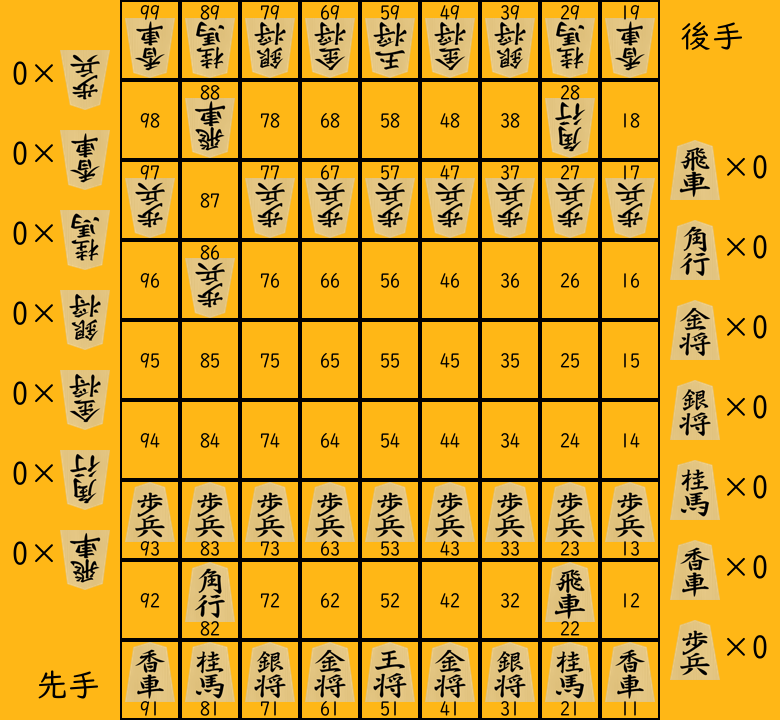

Here is the Python script that generated this plot:
import asyncio
import random

import discord
from PIL import Image, ImageDraw, ImageFont


def create_pic_syogi(match, index):
    ban = Image.open("./syogi/ban.png")

    j = 0
    for line in match[0:9]:
        i = 0
        for cell in line:
            if cell == 0:
                pass
            else:
                koma = abs(cell)
                koma = Image.open(f"./syogi/{koma}.png")
                if cell > 0: #先手なら
                    ban.paste(koma, (i+125, j+2), koma.split()[3])
                else: #後手なら
                    koma = koma.rotate(180)
                    ban.paste(koma, (i+125, j+18), koma.split()[3])
            i += 60
        j += 80

    moji = ImageDraw.Draw(ban)
    font = ImageFont.truetype("./UDDigiKyokashoN-R.ttc", size=32)
    #先手の持ち駒を描画
    for i in range(7):
        koma = Image.open(f"./syogi/{7-i}.png")
        ban.paste(koma, (670, i*80+130), koma.split()[3])
        moji.text((720, i*80+150), text=f"×{len(match[9][6-i])}", font=font, fill=0x000000)

    #後手の持ち駒を描画
    for i in range(7):
        temp = Image.new("RGB", (60, 32), color=0x16b7ff)
        moji = ImageDraw.Draw(temp)
        koma = Image.open(f"./syogi/{i+1}.png")
        koma = koma.rotate(180)
        ban.paste(koma, (60, i*80+40), koma.split()[3])
        moji.text((0, 0), text=f"×{len(match[10][i])}", font=font, fill=0x000000)
        ban.paste(temp.rotate(180), (0, i*80+58))

    font = ImageFont.truetype("./UDDigiKyokashoN-R.ttc", size=20)
    if index == 0: #手番が先手なら
        moji = ImageDraw.Draw(ban)
        y = 1
        for line in match[0:9]:
            x = 1
            for cell in line:
                if cell == 0:
                    moji.text(((x-1)*60+140, (y-1)*80+30), text=f"{x}{y}", font=font, fill=0x000000)
                elif cell > 0:
                    moji.text(((x-1)*60+140, (y-1)*80+58), text=f"{x}{y}", font=font, fill=0x000000)
                elif cell < 0:
                    moji.text(((x-1)*60+140, (y-1)*80+2), text=f"{x}{y}", font=font, fill=0x000000)
                x += 1
            y += 1

        font = ImageFont.truetype("./UDDigiKyokashoN-R.ttc", size=32)
        moji.text((680, 20), text="先手", font=font, fill=0x000000)
        moji.text((36, 668), text="後手", font=font, fill=0x000000)

    else: #後手なら
        ban = ban.rotate(180)
        moji = ImageDraw.Draw(ban)
        y = 1
        for line in match[0:9]:
            x = 1
            for cell in line:
                if cell == 0:
                    moji.text((680-(x*60), 750-(y*80)), text=f"{x}{y}", font=font, fill=0x000000)
                elif cell > 0:
                    moji.text((680-(x*60), 722-(y*80)), text=f"{x}{y}", font=font, fill=0x000000)
                elif cell < 0:
                    moji.text((680-(x*60), 778-(y*80)), text=f"{x}{y}", font=font, fill=0x000000)
                x += 1
            y += 1

        font = ImageFont.truetype("./UDDigiKyokashoN-R.ttc", size=32)
        moji.text((680, 20), text="後手", font=font, fill=0x000000)
        moji.text((36, 668), text="先手", font=font, fill=0x000000)

    ban.save("syogi.png")


async def match_syogi(client3, message, about_syogi):
    match = [
        [-2, -3, -4, -5, -16, -5, -4, -3, -2],
        [0, -7, 0, 0, 0, 0, 0, -6, 0],
        [-1, -1, -1, -1, -1, -1, -1, -1, -1],
        [0, 0, 0, 0, 0, 0, 0, 0, 0],
        [0, 0, 0, 0, 0, 0, 0, 0, 0],
        [0, 0, 0, 0, 0, 0, 0, 0, 0],
        [1, 1, 1, 1, 1, 1, 1, 1, 1],
        [0, 6, 0, 0, 0, 0, 0, 7, 0],
        [2, 3, 4, 5, 15, 5, 4, 3, 2],
        [[], [], [], [], [], [], []], #先手の持ち駒
        [[], [], [], [], [], [], []] #後手の持ち駒
    ]

    index = random.choice([1, 2])
    sente = about_syogi[index]
    if index == 1:
        index = 2
    else:
        index = 1
    gote = about_syogi[index]
    await message.channel.send(f"先手は{sente.name}さん\n後手は{gote.name}さんです")

    player_list = []
    player_list.append(sente)
    player_list.append(gote)

    def msg_check(m):
        return m.channel == message.channel and not m.author.bot

    timeout = False
    n = 0
    while True:
        index = n%2
        teban_member = player_list[index]
        create_pic_syogi(match, index)
        f = discord.File("./syogi.png")
        await message.channel.send(content=f"{teban_member.name}さんの番です", file=f)

        while True:
            try:
                reply = await client3.wait_for("message", check=msg_check, timeout=60)
            except asyncio.TimeoutError:
                await message.channel.send("60秒経過")
                try:
                    reply = await client3.wait_for("message", check=msg_check, timeout=50)
                except asyncio.TimeoutError:
                    await message.channel.send("残り10秒")
                    try:
                        reply = await client3.wait_for("message", check=msg_check, timeout=10)
                    except asyncio.TimeoutError:
                        index = (n+1)%2
                        await message.channel.send(f"タイムアウト！{player_list[index]}の勝ち！")
                        timeout = True
                        break
            no = False
            if reply.author.id != teban_member.id:
                no = True
                pass

            if not no:
                if reply.content == "投了":
                    msg = await message.channel.send("投了しますか？")
                    await msg.add_reaction("👍")
                    await msg.add_reaction("👎")
                    def check2(reaction, user):
                        return user.id == teban_member.id and (str(reaction.emoji) == "👍" or str(reaction.emoji) == "👎")
                    try:
                        reaction, user = await client3.wait_for("reaction_add", check=check2, timeout=30)
                    except asyncio.TimeoutError:
                        index = (n+1)%2
                        await message.channel.send(f"タイムアウト！{player_list[index]}の勝ち！")
                        timeout = True
                        break
                    else:
                        if str(reaction.emoji) == "👍": #投了するなら
                            index = (n+1)%2
                            await message.channel.send(f"{player_list[index]}の勝ち！")
                            timeout = True #タイムアウトではない
                            no = True #条件を満たしていないわけではない
                            break
                        else:
                            await message.channel.send("次の一手を指してください")
                            no = True

            if not no:
                #x_beforeを判定
                #intキャストできれば良い
                try:
                    x_before = int(reply.content[0:1]) - 1
                except ValueError:
                    await message.channel.send("画像内にある数字か0駒xy(最初の0は駒打ちを意味する)(駒は[歩,香,桂,銀,金,角,飛])(1≦x, y≦9)を入力してください")
                    no = True
            if not no:
                #x_after, y_afterを判定
                #intキャストできれば良い
                try:
                    x_after = int(reply.content[2:3]) - 1
                    y_after = int(reply.content[3:4]) - 1
                except ValueError:
                    await message.channel.send("画像内にある数字か0駒xy(最初の0は駒打ちを意味する)(駒は[歩,香,桂,銀,金,角,飛])(1≦x, y≦9)を入力してください")
                    no = True
            if not no:
                try:
                    y_before = int(reply.content[1:2]) - 1
                except ValueError:
                    y_before = reply.content[1:2]
                    if not (x_before == -1 and\
                        (y_before == "歩" or y_before == "香" or y_before == "桂" or\
                        y_before == "銀" or y_before == "金" or\
                        y_before == "角" or y_before == "飛")):
                        await message.channel.send("画像内にある数字か0駒xy(最初の0は駒打ちを意味する)(駒は[歩,香,桂,銀,金,角,飛])(1≦x, y≦9)を入力してください")
                        no = True

            if not no:
                if not x_before == -1: #駒打ちでない(=盤上の駒を動かす)なら
                    if (x_before <= -1 or x_before >= 9 or y_before <= -1 or y_before >= 9 or\
                        x_after <= -1 or x_after >= 9 or y_after <= -1 or y_after >= 9):
                        await message.channel.send("画像内にある数字か0駒xy(最初の0は駒打ちを意味する)(駒は[歩,香,桂,銀,金,角,飛])(1≦x, y≦9)を入力してください")
                        no = True

            if not no:
                if x_before == -1: #駒打ちなら
                    if y_before == "歩":
                        place = 0
                    elif y_before == "香":
                        place = 1
                    elif y_before == "桂":
                        place = 2
                    elif y_before == "銀":
                        place = 3
                    elif y_before == "金":
                        place = 4
                    elif y_before == "角":
                        place = 5
                    elif y_before == "飛":
                        place = 6
                    if len(match[index+9][place]) == 0:
                        await message.channel.send("その駒は持ち駒にありません")
                        no = True
                    if not match[y_after][x_after] == 0:
                        await message.channel.send("そこは打てません")
                        no = True
                    if index == 0: #先手なら
                        if place == 0 or place == 1: #歩と香なら
                            if y_after == 0:
                                await message.channel.send("行きどころのない駒は打てません")
                                no = True
                        elif place == 2: #桂なら
                            if y_after <= 1:
                                await message.channel.send("行きどころのない駒は打てません")
                                no = True
                    elif index == 1: #後手なら
                        if place == 0 or place == 1: #歩と香なら
                            if y_after == 8:
                                await message.channel.send("行きどころのない駒は打てません")
                                no = True
                        elif place == 2: #桂なら
                            if y_after >= 7:
                                await message.channel.send("行きどころのない駒は打てません")
                                no = True

                else: #盤上の駒を動かすなら
                    before = match[y_before][x_before]
                    after = match[y_after][x_after]
                    if before == 0:
                        await message.channel.send("そこに駒はありません")
                        no = True
                    elif index == 0 and before < 0:
                        await message.channel.send("その駒は動かせません")
                        no = True
                    elif index == 1 and before > 0:
                        await message.channel.send("その駒は動かせません")
                        no = True
                    elif index == 0 and after > 0:
                        await message.channel.send("その駒は取れません")
                        no = True
                    elif index == 1 and after < 0:
                        await message.channel.send("その駒は取れません")
                        no = True
                    else: #駒が動かせる時
                        if index == 0: #先手の時
                            can_go = True
                            if before == 1: #歩
                                if not (x_before == x_after and y_before == y_after+1):
                                    can_go = False
                            elif before == 2: #香
                                if not (x_before == x_after and y_before > y_after):
                                    can_go = False
                                else:
                                    for i in range(y_before-y_after-1):
                                        check = match[y_before-i-1][x_before]
                                        if not check == 0:
                                            can_go = False
                                            break
                            elif before == 3: #桂
                                if not ((x_before == x_after+1) or (x_before == x_after-1) and y_before == y_after+2):
                                    can_go = False
                            elif before == 4: #銀
                                    #前
                                if not ((x_before == x_after and y_before == y_after+1) or\
                                    #右前
                                    (x_before == x_after-1 and y_before == y_after+1) or\
                                    #左前
                                    (x_before == x_after+1 and y_before == y_after+1) or\
                                    #右後
                                    (x_before == x_after-1 and y_before == y_after-1) or\
                                    #左後
                                    (x_before == x_after+1 and y_before == y_after-1)):
                                    can_go = False
                            elif before == 5 or before == 8 or before == 9 or before == 10 or before == 11: #金、と金、成香、成桂、成銀
                                    #前
                                if not ((x_before == x_after and y_before == y_after+1) or\
                                    #右前
                                    (x_before == x_after-1 and y_before == y_after+1) or\
                                    #左前
                                    (x_before == x_after+1 and y_before == y_after+1) or\
                                    #右
                                    (x_before == x_after-1 and y_before == y_after) or\
                                    #左
                                    (x_before == x_after+1 and y_before == y_after) or\
                                    #後
                                    (x_before == x_after and y_before == y_after-1)):
                                    can_go = False
                            elif before == 6: #角:
                                if not (abs(x_after-x_before) == abs(y_after-y_before)):
                                    can_go = False
                                else:
                                    if x_after - x_before > 0: #右に行ってたら
                                        x = 1
                                    else: #左に行ってたら
                                        x = -1
                                    if y_after - y_before > 0: #後ろに行ってたら
                                        y = 1
                                    else: #前に行ってたら
                                        y = -1
                                    for i in range(abs(x_after-x_before)-1):
                                        check = match[y_before+((i+1)*y)][x_before+((i+1)*x)]
                                        if not check == 0:
                                            can_go = False
                                            break
                            elif before == 7: #飛車
                                if not (x_before == x_after or y_before == y_after):
                                    can_go = False
                                else:
                                    if x_before == x_after: #前後移動なら
                                        if y_after - y_before > 0: #後ろに行ってたら
                                            y = 1
                                        else: #前に行ってたら
                                            y = -1
                                        for i in range(abs(y_after-y_before)-1):
                                            check = match[y_before+((i+1)*y)][x_before]
                                            if not check == 0:
                                                can_go = False
                                                break
                                    elif y_before == y_after: #左右移動なら
                                        if x_after - x_before > 0: #右に行ってたら
                                            x = 1
                                        else: #左に行ってたら
                                            x = -1
                                        for i in range(abs(x_after-x_before)-1):
                                            check = match[y_before][x_before+(i+1)*x]
                                            if not check == 0:
                                                can_go = False
                                                break
                            elif before == 13: #馬
                                if not (abs(x_after-x_before) == abs(y_after-y_before) or\
                                    #前
                                    (x_before == x_after and y_before == y_after+1) or\
                                    #後
                                    (x_before == x_after and y_before == y_after-1) or\
                                    #右
                                    (x_before == x_after-1 and y_before == y_after) or\
                                    #左
                                    (x_before == x_after+1 and y_before == y_after)):
                                    can_go = False
                                else:
                                    if abs(x_after-x_before) == abs(y_after-y_before):
                                        if x_after - x_before > 0: #右に行ってたら
                                            x = 1
                                        else: #左に行ってたら
                                            x = -1
                                        if y_after - y_before > 0: #後ろに行ってたら
                                            y = 1
                                        else: #前に行ってたら
                                            y = -1
                                        for i in range(abs(x_after-x_before)-1):
                                            check = match[y_before+((i+1)*y)][x_before+((i+1)*x)]
                                            if not check == 0:
                                                can_go = False
                                                break
                            elif before == 14: #龍
                                if not ((x_before == x_after or y_before == y_after) or\
                                    #右前
                                    (x_before == x_after-1 and y_before == y_after+1) or\
                                    #左前
                                    (x_before == x_after+1 and y_before == y_after+1) or\
                                    #右後
                                    (x_before == x_after-1 and y_before == y_after-1) or\
                                    #左後
                                    (x_before == x_after+1 and y_before == y_after-1)):
                                    can_go = False
                                else:
                                    if (x_before == x_after or y_before == y_after):
                                        if x_before == x_after: #前後移動なら
                                            if y_after - y_before > 0: #後ろに行ってたら
                                                y = 1
                                            else: #前に行ってたら
                                                y = -1
                                            for i in range(abs(y_after-y_before)-1):
                                                check = match[y_before+((i+1)*y)][x_before]
                                                if not check == 0:
                                                    can_go = False
                                                    break
                                        elif y_before == y_after: #左右移動なら
                                            if x_after - x_before > 0: #右に行ってたら
                                                x = 1
                                            else: #左に行ってたら
                                                x = -1
                                            for i in range(abs(x_after-x_before)-1):
                                                check = match[y_before][x_before+(i+1)*x]
                                                if not check == 0:
                                                    can_go = False
                                                    break
                            elif before == 15: #王
                                    #前
                                if not ((x_before == x_after and y_before == y_after+1) or\
                                    #後
                                    (x_before == x_after and y_before == y_after-1) or\
                                    #右
                                    (x_before == x_after-1 and y_before == y_after) or\
                                    #左
                                    (x_before == x_after+1 and y_before == y_after) or\
                                    #右前
                                    (x_before == x_after-1 and y_before == y_after+1) or\
                                    #左前
                                    (x_before == x_after+1 and y_before == y_after+1) or\
                                    #右後
                                    (x_before == x_after-1 and y_before == y_after-1) or\
                                    #左後
                                    (x_before == x_after+1 and y_before == y_after-1)):
                                    can_go = False

                        elif index == 1: #後手の時
                            can_go = True
                            if before == -1: #歩
                                if not (x_before == x_after and y_before == y_after-1):
                                    can_go = False
                            elif before == -2: #香
                                if not (x_before == x_after and y_before < y_after):
                                    can_go = False
                                else:
                                    for i in range(y_after-y_before-1):
                                        check = match[y_before+i+1][x_before]
                                        if not check == 0:
                                            can_go = False
                                            break
                            elif before == -3: #桂
                                if not ((x_before == x_after+1) or (x_before == x_after-1) and y_before == y_after-2):
                                    can_go = False
                            elif before == -4: #銀
                                    #前
                                if not ((x_before == x_after and y_before == y_after-1) or\
                                    #右前
                                    (x_before == x_after+1 and y_before == y_after-1) or\
                                    #左前
                                    (x_before == x_after-1 and y_before == y_after-1) or\
                                    #右後
                                    (x_before == x_after+1 and y_before == y_after+1) or\
                                    #左後
                                    (x_before == x_after-1 and y_before == y_after+1)):
                                    can_go = False
                            elif before == -5 or before == -8 or before == -9 or before == -10 or before == -11: #金、と金、成香、成桂、成銀
                                    #前
                                if not ((x_before == x_after and y_before == y_after-1) or\
                                    #右前
                                    (x_before == x_after+1 and y_before == y_after-1) or\
                                    #左前
                                    (x_before == x_after-1 and y_before == y_after-1) or\
                                    #右
                                    (x_before == x_after+1 and y_before == y_after) or\
                                    #左
                                    (x_before == x_after-1 and y_before == y_after) or\
                                    #後
                                    (x_before == x_after and y_before == y_after+1)):
                                    can_go = False
                            elif before == -6: #角:
                                if not (abs(x_after-x_before) == abs(y_after-y_before)):
                                    can_go = False
                                else:
                                    if x_after - x_before < 0: #右に行ってたら
                                        x = -1
                                    else: #左に行ってたら
                                        x = 1
                                    if y_after - y_before < 0: #後に行ってたら
                                        y = -1
                                    else: #前に行ってたら
                                        y = 1
                                    for i in range(abs(x_after-x_before)-1):
                                        check = match[y_before+((i+1)*y)][x_before+((i+1)*x)]
                                        if not check == 0:
                                            can_go = False
                                            break
                            elif before == -7: #飛車
                                if not (x_before == x_after or y_before == y_after):
                                    can_go = False
                                else:
                                    if x_before == x_after: #前後移動なら
                                        if y_after - y_before < 0: #後ろに行ってたら
                                            y = -1
                                        else: #前に行ってたら
                                            y = 1
                                        for i in range(abs(y_after-y_before)-1):
                                            check = match[y_before+((i+1)*y)][x_before]
                                            if not check == 0:
                                                can_go = False
                                                break
                                    elif y_before == y_after: #左右移動なら
                                        if x_after - x_before < 0: #右に行ってたら
                                            x = -1
                                        else: #左に行ってたら
                                            x = 1
                                        for i in range(abs(x_after-x_before)-1):
                                            check = match[y_before][x_before+(i+1)*x]
                                            if not check == 0:
                                                can_go = False
                                                break
                            elif before == -13: #馬
                                if not (abs(x_after-x_before) == abs(y_after-y_before) or\
                                    #前
                                    (x_before == x_after and y_before == y_after-1) or\
                                    #後
                                    (x_before == x_after and y_before == y_after+1) or\
                                    #右
                                    (x_before == x_after+1 and y_before == y_after) or\
                                    #左
                                    (x_before == x_after-1 and y_before == y_after)):
                                    can_go = False
                                else:
                                    if abs(x_after-x_before) == abs(y_after-y_before):
                                        if x_after - x_before < 0: #右に行ってたら
                                            x = -1
                                        else: #左に行ってたら
                                            x = 1
                                        if y_after - y_before < 0: #後に行ってたら
                                            y = -1
                                        else: #前に行ってたら
                                            y = 1
                                        for i in range(abs(x_after-x_before)-1):
                                            check = match[y_before+((i+1)*y)][x_before+((i+1)*x)]
                                            if not check == 0:
                                                can_go = False
                                                break
                            elif before == -14: #龍
                                if not ((x_before == x_after or y_before == y_after) or\
                                    #右前
                                    (x_before == x_after+1 and y_before == y_after-1) or\
                                    #左前
                                    (x_before == x_after-1 and y_before == y_after-1) or\
                                    #右後
                                    (x_before == x_after+1 and y_before == y_after+1) or\
                                    #左後
                                    (x_before == x_after-1 and y_before == y_after+1)):
                                    can_go = False
                                else:
                                    if (x_before == x_after or y_before == y_after):
                                        if x_before == x_after: #前後移動なら
                                            if y_after - y_before < 0: #後ろに行ってたら
                                                y = -1
                                            else: #前に行ってたら
                                                y = 1
                                            for i in range(abs(y_after-y_before)-1):
                                                check = match[y_before+((i+1)*y)][x_before]
                                                if not check == 0:
                                                    can_go = False
                                                    break
                                        elif y_before == y_after: #左右移動なら
                                            if x_after - x_before < 0: #右に行ってたら
                                                x = -1
                                            else: #左に行ってたら
                                                x = 1
                                            for i in range(abs(x_after-x_before)-1):
                                                check = match[y_before][x_before+(i+1)*x]
                                                if not check == 0:
                                                    can_go = False
                                                    break
                            elif before == -16: #玉
                                    #前
                                if not ((x_before == x_after and y_before == y_after-1) or\
                                    #後
                                    (x_before == x_after and y_before == y_after+1) or\
                                    #右
                                    (x_before == x_after+1 and y_before == y_after) or\
                                    #左
                                    (x_before == x_after-1 and y_before == y_after) or\
                                    #右前
                                    (x_before == x_after+1 and y_before == y_after-1) or\
                                    #左前
                                    (x_before == x_after-1 and y_before == y_after-1) or\
                                    #右後
                                    (x_before == x_after+1 and y_before == y_after+1) or\
                                    #左後
                                    (x_before == x_after-1 and y_before == y_after+1)):
                                    can_go = False
                        if not can_go:
                            await message.channel.send("そこには行けません")
                            no = True

            if not no:
                break

        if timeout:
            break

        if x_before == -1: #駒打ちなら
            del match[index+9][place][0] #持ち駒を1減らす
            if index == 0: #先手なら
                match[y_after][x_after] = place + 1
            else: #後手なら
                match[y_after][x_after] = (place + 1) * -1
        else: #盤上の駒を動かしたら
            #駒を取った時
            if not after == 0:
                if after == -16:
                    await message.channel.send(f"{sente.name}の勝ち！")
                    break
                elif after == 15:
                    await message.channel.send(f"{gote.name}の勝ち！")
                    break
                elif abs(after) >= 8 and abs(after) <= 14:
                    after = abs(after) - 7
                else:
                    after = abs(after)
                match[index+9][after-1].append(0)

            if abs(before) == 1 or abs(before) == 2 or abs(before) == 3 or abs(before) == 4 or abs(before) == 6 or abs(before) ==7: #動かすのが成ることができる駒なら
                def check2(reaction, user):
                    return user.id == teban_member.id and (str(reaction.emoji) == "👍" or str(reaction.emoji) == "👎")
                if (index == 0 and (y_before <= 2 or y_after <= 2)) or (index == 1 and (y_before >= 6 or y_after >= 6)): #成る条件を満たしていたら
                    msg = await message.channel.send("成りますか？")
                    await msg.add_reaction("👍")
                    await msg.add_reaction("👎")
                    try:
                        reaction, user = await client3.wait_for("reaction_add", check=check2, timeout=30)
                    except asyncio.TimeoutError:
                        index = (n+1)%2
                        await message.channel.send(f"タイムアウト！{player_list[index]}の勝ち！")
                        timeout = True
                        break
                    else:
                        if str(reaction.emoji) == "👍": #成るなら
                            if index == 0:
                                before += 7
                            else:
                                before -= 7


            match[y_after][x_after] = before
            match[y_before][x_before] = 0

        n += 1

    about_syogi.clear()